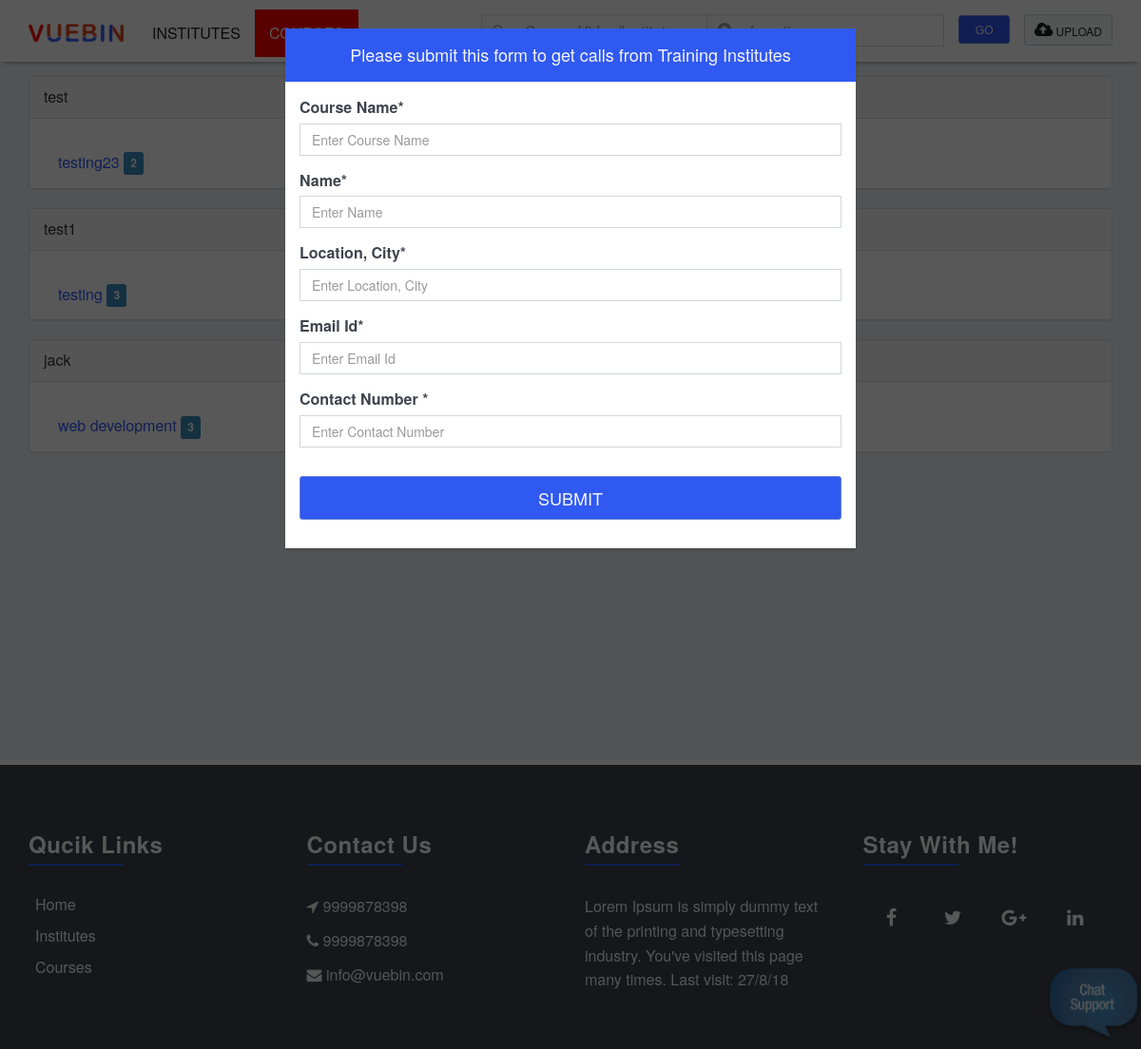
Page /index.php/courses on the committed database.
### tables this page shows
CREATE TABLE `classification_list` (
  `c_id` int(11) NOT NULL AUTO_INCREMENT,
  `c_name` varchar(250) DEFAULT NULL,
  `status` int(11) DEFAULT NULL,
  `created_at` datetime DEFAULT NULL,
  `updated_at` datetime DEFAULT NULL,
  `created_by` int(11) DEFAULT NULL,
  PRIMARY KEY (`c_id`)
);

CREATE TABLE `footer_content` (
  `c_id` int(11) NOT NULL AUTO_INCREMENT,
  `footer` longtext,
  `mobile1` varchar(250) DEFAULT NULL,
  `mobile2` varchar(250) DEFAULT NULL,
  `email_id` varchar(250) DEFAULT NULL,
  `created_at` datetime DEFAULT NULL,
  `updated_at` datetime DEFAULT NULL,
  `created_by` int(11) DEFAULT NULL,
  PRIMARY KEY (`c_id`)
);

### application/controllers/Courses.php (called while the page is built, shortened)
<?php
class Courses extends Front_end {
	public function __construct()
	{
		$this->load->model('Course_model');
		$this->load->model('Video_model');
	}
	public function index()
	{
		$data['classification_list']=$this->Course_model->get_classification_wise_course();
		$this->load->view('html/course',$data);
		$footer['details']=$this->Content_model->get_footer_content(1);
		$this->load->view('html/footer',$footer);
	}
}

### index.php (called while the page is built, shortened)
<?php
require_once BASEPATH.'core/CodeIgniter.php';

### application/models/Course_model.php (called while the page is built, shortened)
<?php if ( ! defined('BASEPATH')) exit('No direct script access allowed');
class Course_model extends CI_Model
{
	public  function get_classification_wise_course(){
		$this->db->select('classification_list.c_name,classification_list.c_id')->from('course_list');
		$this->db->join('classification_list ', 'classification_list.c_id = course_list.classification_id', 'left');
		$this->db->group_by('classification_list.c_id',1);
		$this->db->where('course_list.published_status',1);
		$this->db->where('course_list.published',1);
		$return=$this->db->get()->result_array();
		foreach($return as $lis){
			$course_list=$this->classification_wise_course_list($lis['c_id']);
			if(isset($course_list) && count($course_list)>0){
				$data[$lis['c_id']]=$lis;
				$data[$lis['c_id']]['course_list']=isset($course_list)?$course_list:'';
			}
		}
		if(!empty($data)){
			return $data;
		}
	}
	public  function classification_wise_course_list($c_id){
		$this->db->select('course_list.course_id,course_list.c_name')->from('course_list');
		$this->db->where('course_list.classification_id',$c_id);
		$this->db->group_by('course_list.classification_id');
		$this->db->where('course_list.status',1);
		$return=$this->db->get()->result_array();
		foreach($return as $li){
			 $videos_count=$this->course_wise_video_count($li['course_id']);
			 if(($videos_count['video_count'] )> 0){
				$courses[$li['course_id']]=$li;
				 $courses[$li['course_id']]['video_count']=isset($videos_count['video_count'])?$videos_count['video_count']:'';
			 }
		}
		if(!empty($courses)){
			return $courses;
		}
	}
	public  function course_wise_video_count($course_id){
		$this->db->select('COUNT(video_list.video_id) as video_count')->from('video_list');
		$this->db->where('status ',1);
		$this->db->where('course_name',$course_id);
		$this->db->where('public',1);
		$this->db->order_by('video_count');
		return $this->db->get()->row_array();
	}
}

### application/models/Content_model.php (called while the page is built, shortened)
<?php if ( ! defined('BASEPATH')) exit('No direct script access allowed');
class Content_model extends CI_Model
{
	public  function get_footer_content($id){
		$this->db->select('c_id,footer,mobile1,mobile2,email_id')->from('footer_content');
		$this->db->where('c_id',$id);
		return $this->db->get()->row_array();
	}
}

### application/views/html/course.php (the view)
<div class="content-wrapper">
<div class="body-start">
	<div class="container">
	    <section class="content">
		<?php if(isset($classification_list) && count($classification_list)>0){ ?>
		<?php foreach($classification_list as $list){ ?>
		<div class="row">
			<div class="panel panel-default">
			  <div class="panel-heading"><?php echo isset($list['c_name'])?$list['c_name']:''; ?></div>
			  <div class="panel-body hover-zoom">
			  <?php if(isset($list['course_list']) && count($list['course_list'])>0){ ?>
				  <?php foreach($list['course_list'] as $li){ ?>
					<div class="col-md-3 pad-t10">
						<a href="<?php echo base_url('courses/videolist/'.base64_encode($li['course_id'])); ?>"> <?php echo isset($li['c_name'])?$li['c_name']:''; ?>  <span class="label label-primary"><?php echo isset($li['video_count'])?$li['video_count']:''; ?></span></a>
					</div>
				  <?php } ?>
			  <?php } ?>
			  </div>
			</div>
		</div>
		<?php } ?>
		<?php }else{ ?>
		<div class="row"> No data Available</div>
		<?php } ?>
	</div>
</div>
</div>

### application/views/html/footer.php (shortened to what this page needs)
</div>
</body>
<footer class="footer-2 bg-dark" id="footer" style="border-top:5px solid #fff;z-index:1024">
    <div class="container">
        <div class="row">
            <div class="col-md-3 text-left">
                <h3 class="script widget-title">Qucik Links</h3>
				<ul class="qucik-li">
					<li class="page-scroll"> <a href="<?php echo base_url(); ?>">Home </a> </li>
					<li class="page-scroll"> <a href="<?php echo base_url('institutes'); ?>">Institutes </a> </li>
					<li class="page-scroll"> <a href="<?php echo base_url('courses'); ?>">Courses </a> </li>
				</ul>
            </div>
            <div class="col-md-3 cont-pargh text-left">
                <h3 class="script widget-title">Contact Us</h3> <p><i class="fa fa-location-arrow"></i>   <?php echo isset($details['mobile1'])?$details['mobile1']:''; ?> </p>
				<?php if(isset($details['mobile2']) && $details['mobile2']!=''){ ?>
					<p><i class="fa fa-phone"></i>   <?php echo isset($details['mobile2'])?$details['mobile2']:''; ?> </p>
				<?php } ?>
					<p><i class="fa fa fa-envelope"></i>  <?php echo isset($details['email_id'])?$details['email_id']:''; ?> </p>
            </div>
			<div class="col-md-3 address-cont text-left">
			 <h3 class="script widget-title">Address</h3>
				<p><?php echo isset($details['footer'])?$details['footer']:''; ?></p>
            </div>
			<div class="col-md-3  ">
                <h3 class="script widget-title text-left">Stay With Me!</h3>
				    <ul class="social-network social-circle">
                        <li><a href="#" class="icoFacebook" title="Facebook"><i class="fa fa-facebook"></i></a></li>
                        <li><a href="#" class="icoTwitter" title="Twitter"><i class="fa fa-twitter"></i></a></li>
                        <li><a href="#" class="icoGoogle" title="Google +"><i class="fa fa-google-plus"></i></a></li>
                        <li><a href="#" class="icoLinkedin" title="Linkedin"><i class="fa fa-linkedin"></i></a></li>
                    </ul>
            </div>
        </div>
    </div>
</footer>
</body>
</html>

### rows in the picture
classification_list: c_name "test", c_name "testing23", video_count "2"
classification_list: c_name "test1", c_name "testing", video_count "3"
classification_list: c_name "jack", c_name "web development", video_count "3"
footer_content: mobile1 "9999878398", mobile2 "9999878398", email "info@vuebin.com", footer "Lorem Ipsum is simply dummy text of the printing and typesetting industry. You've visited this page many times. Last visit: 27/8/18"
